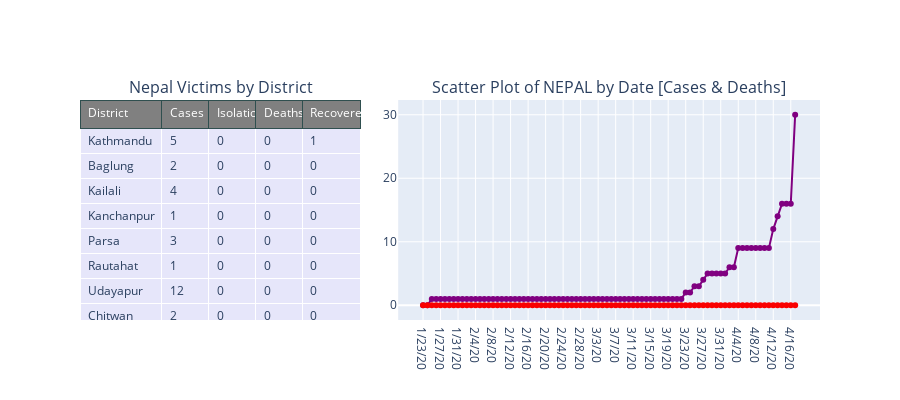

The code cell stored with this chart in its notebook:
### Markdown cell above
# District & Municipality Victims of Nepal

### Code cell
#widget-table-final
#table of data
df2 = pd.read_csv('https://raw.githubusercontent.com/mepesh/covid19-dashboard-voila/master/notebooks/test_data_cases.csv')
df1 = df2[['district','cases','isolation','death','recovered']]
#graph
death_df = pd.read_csv('https://raw.githubusercontent.com/CSSEGISandData/COVID-19/master/csse_covid_19_data/csse_covid_19_time_series/time_series_covid19_deaths_global.csv')
confirmed_df = pd.read_csv('https://raw.githubusercontent.com/CSSEGISandData/COVID-19/master/csse_covid_19_data/csse_covid_19_time_series/time_series_covid19_confirmed_global.csv')
#column name lowercase
confirmed_df.columns = map(str.lower, confirmed_df.columns)
death_df.columns = map(str.lower, death_df.columns)

confirmed_df = confirmed_df.rename(columns={'province/state': 'state', 'country/region': 'country'})
death_df = death_df.rename(columns={'province/state': 'state', 'country/region': 'country'})


x_data=np.array(list(confirmed_df.iloc[:,5:].columns))
y_data_confirmed=np.sum(np.asarray(confirmed_df[confirmed_df['country']=="Nepal"].iloc[:,5:]), axis=0)
y_data_death=np.sum(np.asarray(death_df[death_df['country']=="Nepal"].iloc[:,5:]), axis=0)

#creating subplots
fig = make_subplots(
    rows=2, cols=2,column_widths=[0.4, 0.6],horizontal_spacing=0.05,vertical_spacing=0.10,
    specs=[[{"type":"table","rowspan":2},{"rowspan": 2}],
          [{"type":"table"},None]], 
    subplot_titles=("Nepal Victims by District","Scatter Plot of NEPAL by Date [Cases & Deaths]")
)
fig.add_trace(
    go.Table(
        columnwidth = [35,20,20,20,25],
        header=dict(
            values=["District", "Cases", "Isolation",
                    "Deaths", "Recovered"],
            line_color='darkslategray',
            fill_color='grey',
            font=dict(color='white', size=12),
            align="left"
        ),
        cells=dict(
            values=[df1[k].tolist() for k in df1.columns[0:]],fill_color='lavender',
            font=dict(size=12),
            height=25,
            align = "left")
    ),
    row=1, col=1
)
fig.append_trace(go.Scatter(
    y=y_data_confirmed, x=x_data,
    mode='lines+markers',
    line_color='rgb(128, 0, 128)',
    name='TotalCases',
), 1, 2)
fig.append_trace(go.Scatter(
    y=y_data_death, x=x_data,
    mode='lines+markers',
    line_color='rgb(0.98,0.00,0.00)',
    name='Deaths',
), 1, 2)

fig.update_layout(
    height=400,
    showlegend=False,    
)

fig.show()

### Figure 1 — Plotly figure (JSON) as saved in the notebook; plotly's stock layout.template omitted (floating-point values rounded to 4 significant figures)
{"data": [{"cells": {"align": "left", "fill": {"color": "lavender"}, "font": {"size": 12}, "height": 25, "values": [["Kathmandu", "Baglung", "Kailali", "Kanchanpur", "Parsa", "Rautahat", "Udayapur", "Chitwan"], [5, 2, 4, 1, 3, 1, 12, 2], [0, 0, 0, 0, 0, 0, 0, 0], [0, 0, 0, 0, 0, 0, 0, 0], [1, 0, 0, 0, 0, 0, 0, 0]]}, "columnwidth": [35, 20, 20, 20, 25], "domain": {"x": [0, 0.38], "y": [0, 1]}, "header": {"align": "left", "fill": {"color": "grey"}, "font": {"color": "white", "size": 12}, "line": {"color": "darkslategray"}, "values": ["District", "Cases", "Isolation", "Deaths", "Recovered"]}, "type": "table"}, {"line": {"color": "rgb(128, 0, 128)"}, "mode": "lines+markers", "name": "TotalCases", "type": "scatter", "x": ["1/23/20", "1/24/20", "1/25/20", "1/26/20", "1/27/20", "1/28/20", "1/29/20", "1/30/20", "1/31/20", "2/1/20", "2/2/20", "2/3/20", "2/4/20", "2/5/20", "2/6/20", "2/7/20", "2/8/20", "2/9/20", "2/10/20", "2/11/20", "2/12/20", "2/13/20", "2/14/20", "2/15/20", "2/16/20", "2/17/20", "2/18/20", "2/19/20", "2/20/20", "2/21/20", "2/22/20", "2/23/20", "2/24/20", "2/25/20", "2/26/20", "2/27/20", "2/28/20", "2/29/20", "3/1/20", "3/2/20", "3/3/20", "3/4/20", "3/5/20", "3/6/20", "3/7/20", "3/8/20", "3/9/20", "3/10/20", "3/11/20", "3/12/20", "3/13/20", "3/14/20", "3/15/20", "3/16/20", "3/17/20", "3/18/20", "3/19/20", "3/20/20", "3/21/20", "3/22/20", "3/23/20", "3/24/20", "3/25/20", "3/26/20", "3/27/20", "3/28/20", "3/29/20", "3/30/20", "3/31/20", "4/1/20", "4/2/20", "4/3/20", "4/4/20", "4/5/20", "4/6/20", "4/7/20", "4/8/20", "4/9/20", "4/10/20", "4/11/20", "4/12/20", "4/13/20", "4/14/20", "4/15/20", "4/16/20", "4/17/20"], "xaxis": "x", "y": [0, 0, 1, 1, 1, 1, 1, 1, 1, 1, 1, 1, 1, 1, 1, 1, 1, 1, 1, 1, 1, 1, 1, 1, 1, 1, 1, 1, 1, 1, 1, 1, 1, 1, 1, 1, 1, 1, 1, 1, 1, 1, 1, 1, 1, 1, 1, 1, 1, 1, 1, 1, 1, 1, 1, 1, 1, 1, 1, 1, 2, 2, 3, 3, 4, 5, 5, 5, 5, 5, 6, 6, 9, 9, 9, 9, 9, 9, 9, 9, 12, 14, 16, 16, 16, 30], "yaxis": "y"}, {"line": {"color": "rgb(0.98,0.00,0.00)"}, "mode": "lines+markers", "name": "Deaths", "type": "scatter", "x": ["1/23/20", "1/24/20", "1/25/20", "1/26/20", "1/27/20", "1/28/20", "1/29/20", "1/30/20", "1/31/20", "2/1/20", "2/2/20", "2/3/20", "2/4/20", "2/5/20", "2/6/20", "2/7/20", "2/8/20", "2/9/20", "2/10/20", "2/11/20", "2/12/20", "2/13/20", "2/14/20", "2/15/20", "2/16/20", "2/17/20", "2/18/20", "2/19/20", "2/20/20", "2/21/20", "2/22/20", "2/23/20", "2/24/20", "2/25/20", "2/26/20", "2/27/20", "2/28/20", "2/29/20", "3/1/20", "3/2/20", "3/3/20", "3/4/20", "3/5/20", "3/6/20", "3/7/20", "3/8/20", "3/9/20", "3/10/20", "3/11/20", "3/12/20", "3/13/20", "3/14/20", "3/15/20", "3/16/20", "3/17/20", "3/18/20", "3/19/20", "3/20/20", "3/21/20", "3/22/20", "3/23/20", "3/24/20", "3/25/20", "3/26/20", "3/27/20", "3/28/20", "3/29/20", "3/30/20", "3/31/20", "4/1/20", "4/2/20", "4/3/20", "4/4/20", "4/5/20", "4/6/20", "4/7/20", "4/8/20", "4/9/20", "4/10/20", "4/11/20", "4/12/20", "4/13/20", "4/14/20", "4/15/20", "4/16/20", "4/17/20"], "xaxis": "x", "y": [0, 0, 0, 0, 0, 0, 0, 0, 0, 0, 0, 0, 0, 0, 0, 0, 0, 0, 0, 0, 0, 0, 0, 0, 0, 0, 0, 0, 0, 0, 0, 0, 0, 0, 0, 0, 0, 0, 0, 0, 0, 0, 0, 0, 0, 0, 0, 0, 0, 0, 0, 0, 0, 0, 0, 0, 0, 0, 0, 0, 0, 0, 0, 0, 0, 0, 0, 0, 0, 0, 0, 0, 0, 0, 0, 0, 0, 0, 0, 0, 0, 0, 0, 0, 0, 0], "yaxis": "y"}], "layout": {"annotations": [{"font": {"size": 16}, "showarrow": false, "text": "Nepal Victims by District", "x": 0.19, "xanchor": "center", "xref": "paper", "y": 1, "yanchor": "bottom", "yref": "paper"}, {"font": {"size": 16}, "showarrow": false, "text": "Scatter Plot of NEPAL by Date [Cases & Deaths]", "x": 0.715, "xanchor": "center", "xref": "paper", "y": 1, "yanchor": "bottom", "yref": "paper"}], "height": 400, "showlegend": false, "xaxis": {"anchor": "y", "domain": [0.43, 1]}, "yaxis": {"anchor": "x", "domain": [0, 1]}}}
